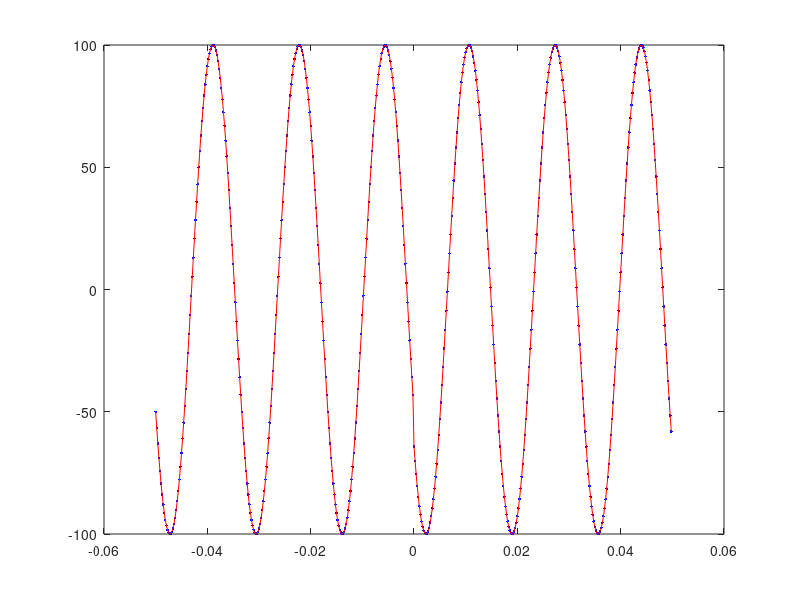

Write MATLAB code to recreate this figure. (Note: this script raises an error after producing the figure.)
% Estimation of Sincrophasors with discontinuities
% using MATLAB optimization toolbox 
clear all; close all; clc;

%signal generation
F0 = 60; %Hz
F1 = 60; %Hz
SampleRate = 4800; %Hz
dt = 1/SampleRate;
AnalysisCycles = 6;
NSamples = floor(AnalysisCycles*SampleRate/F0);
n = -NSamples/2:(NSamples/2-1); %discrete time vector
tau_0 = 0; %discrete time displacement
n = n + tau_0;
t = n*dt; %time vector
Vm = 100; %70*sqrt(2);
Ps = 120; %phase in degrees

% Phase in radians
Ph = Ps*pi/180;

KaS = 10;   % IEEE Std phase (angle) step index: 10 degrees
KxS = 0.0;   % magnitude step index: 0.1 
Wf = 2*pi*F1;  % fundamental frequency

Xm = Vm; %for now, single phase; TODO: 6-channels
Ain = zeros(length(Xm),length(t));
% Amplitude Step: applied after time passes 0
i = 1;
Ain(i,:) = Xm(i);
Ain(i,t >= 0) = Ain(i,t >= 0) * (1 + KxS(i));
%Phase step
Theta(i,:) = (Wf(i)*t) ...                         % Fundamental
                 + Ph(i);               % phase shift
Theta(i,t >= 0) = Theta(i,t >= 0) + (KaS(i) * pi/180);
cSignal = (Ain.*exp(-1i.*Theta));
Signal = real(cSignal);

%%%% Signal parameters estimation
% Phase step
% Model: f(x) = x1*cos(w*t + phi + x2*u(t - tau))
u = zeros(length(Xm),length(t));
tau = 0;
u(length(Xm),t >= tau) = u(length(Xm),t >= tau) + 1;
%modelo 1
f = @(x) x(1)*cos(x(2)*t + x(3) + x(4)*(pi/180)*u);
%modelo 2
%f = @(x) x(1)*cos(Wf*t + x(2) + x(3)*(pi/180)*u);
%modelo 3
%f = @(x) x(1)*cos(Wf*t + Ph + x(2)*(pi/180)*u);

err = @(x) (Signal - f(x)).^2;
%first estimates for x
SNR = 90.5; %dB SNR = 20 log_10 Asinal/Aruido => Aruido = Asinal/10^(SNR/20)
Aruido = Vm/10^(SNR/20);

xnom1 = [Vm 2*pi*F1 Ph KaS];
xnom2 = [Vm Ph KaS];
xnom3 = [Vm KaS];

x = xnom1;
%estimated signal
y = f(xnom1);
plot(t,Signal,'.b',t,y,'r')
% 
% %sum of squared errors with variation of x
% dx1 = 1e-2;
% x1 = (x(1)-50*dx1:dx1:x(1)+49*dx1);
% x2 = (x(2)-50*dx1:dx1:x(2)+49*dx1);
% 
% for i = 1:length(x1)   
% %    for j = 1:length(tau)
% for j = 1:length(x2)
%         %u = zeros(length(Xm),length(t));
%         %u(length(Xm),t >= tau(j)) = u(length(Xm),t >= tau(j)) + 1;
%         y = f([x1(i) x2(j)]) + Aruido*(rand(1,length(t))-0.5);
%         errq(i,j) = sum((Signal - y).^2);
% end
% %    end
% end
% 
% figure
% %plot(A,err)
% ES = surf(x2,x1,errq);
% title('Error surface: x2 x x1 x error')

% Nonlinear fit
% Monte Carlo analysis
xnom = xnom1;
Niter = 1000
x0 = xnom;  %x0 is fixed - first guess are the nominal values
for n = 1:Niter;
    %first guess
    %          X1  w   ph  x2
    par_var = [0.02 0.01 0.02 0.01]; % parameter variation in percent related to nominal
    xr = xnom1.*(1+(par_var/100).*(rand(1,length(xnom1))-0.5));
    
    %regenerates the signal with the uncertainties
        i = 1;
        Xm = xr(1); Wf(i) = xr(2); Ph(i) = xr(3); KaS(i) = xr(4);
        Ain = zeros(length(Xm),length(t));
        % Amplitude Step: applied after time passes 0
        Ain(i,:) = Xm(i);
        Ain(i,t >= 0) = Ain(i,t >= 0) * (1 + KxS(i));
        %Phase step
        Theta(i,:) = (Wf(i)*t) ...                         % Fundamental
                         + Ph(i);               % phase shift
        Theta(i,t >= 0) = Theta(i,t >= 0) + (KaS(i) * pi/180);
        cSignal = (Ain.*exp(-1i.*Theta));
        Signal = real(cSignal) + Aruido*(rand(1,length(t))-0.5);
        err = @(x) (Signal - f(x)).^2;
    y0 = f(x0);
    % figure
    % plot(t,Signal - y0,'r')
    % title('Point by point estimation error: Signal - y')
    
    % Levenberg-marquardt from optimization toolbox
    tol = 1e-7;
    OPTIONS = optimoptions('lsqnonlin', 'Algorithm','levenberg-marquardt','OptimalityTolerance',tol);
    OPTIONS.StepTolerance = 1e-12;
    [X,RESNORM,RESIDUAL,exitflag,output] = lsqnonlin(err,x0,[],[],OPTIONS);
    Y = f(X);
    errors(n,:) = (xr - X)./xr;
    n
end

ERR_MAX = max(abs(errors))*100'   %erros maximos em %

figure
for k = 1:2
    subplot(2,2,k); hold on;
    histogram(errors(:,k));
end

MEAN_ERR = mean(errors)
STDEV_ERR = std(errors)
%hold on; plot(X(2),X(1),'rx', x0(2), x0(1), 'ro')

freq_err = ERR_MAX(2)
    